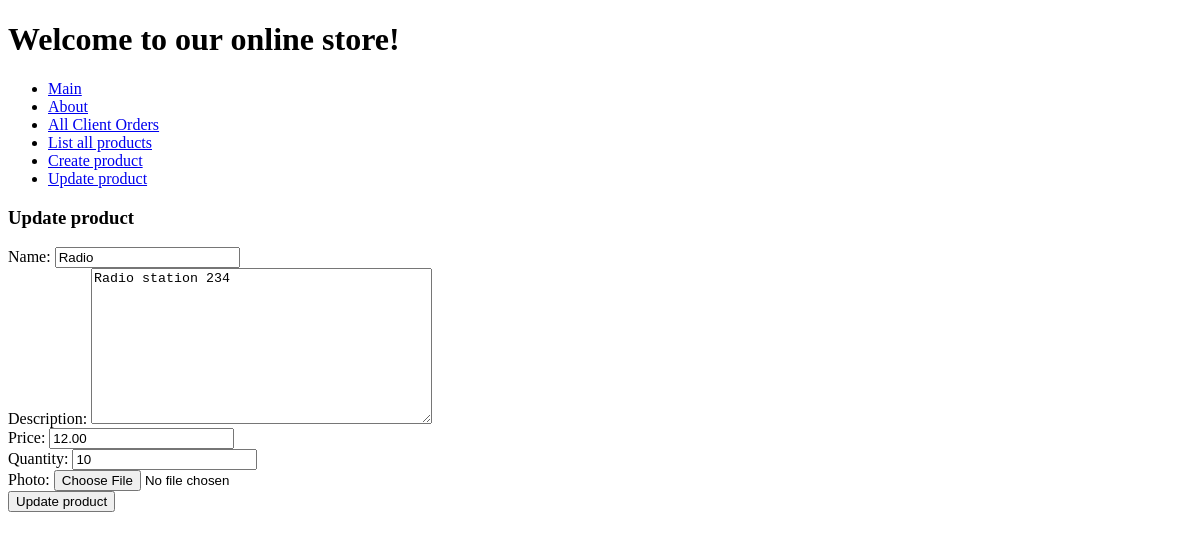
The page /product-update/3/ on the database as committed earlier.
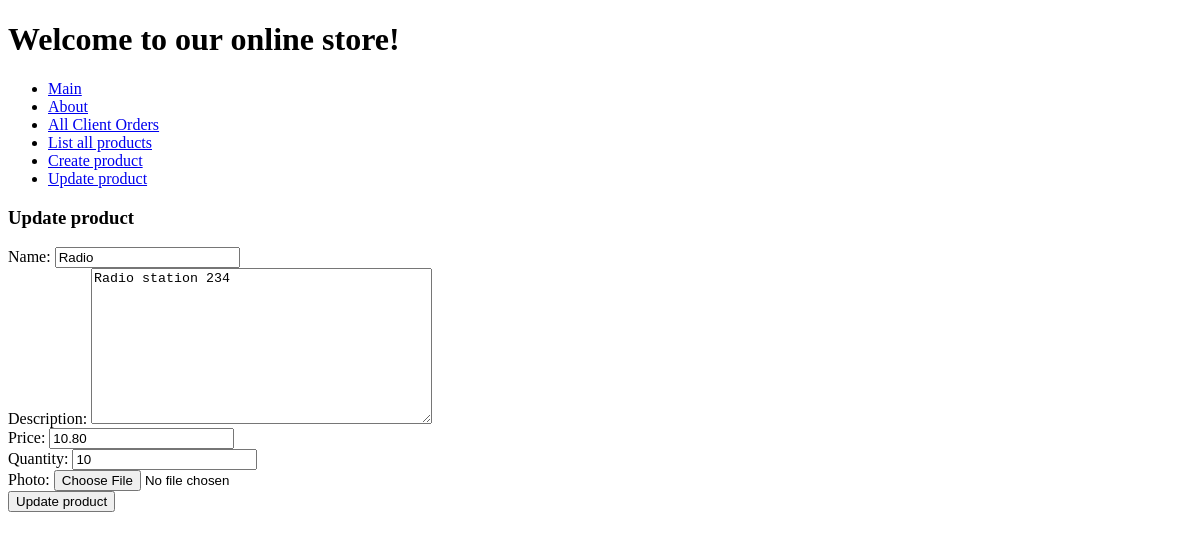
The same page on the database as committed later.
### htapp2/models.py (models this page shows, shortened)
class Product(models.Model):
    name = models.CharField(max_length=100)
    description = models.TextField(default=None)
    price = models.DecimalField(max_digits=6, decimal_places=2)
    quantity = models.IntegerField()
    created_at = models.DateTimeField(auto_now_add=True)
    photo = models.ImageField(upload_to='product_photos/', blank=True, null=True)

### htapp4/views.py (the view)
# urls.py: path('product-update/<int:product_id>/', views.product_update, name='product_update'),
def product_update(request, product_id):
    product = Product.objects.get(pk=product_id)
    if request.method == 'POST':
        form = ProductForm(request.POST, request.FILES, instance=product)
        if form.is_valid():
            form.save()
            success_message = f"Product with ID {product_id} successfully updated."
            return redirect('get_product_by_id', success_message=success_message)
    else:
        form = ProductForm(instance=product)
    return render(request, 'htapp4/product.html', {'form': form})

### htapp4/forms.py
class ProductForm(forms.ModelForm):
    class Meta:
        model = Product
        fields = ['name', 'description', 'price', 'quantity', 'photo']

### htapp4/templates/htapp4/product.html (shortened to what this page needs)
{% extends 'base.html' %}
{% block content %}
<h3>Update product</h3>
<form  method="post" enctype="multipart/form-data">
    {{ form.as_div }}
    <button type="submit">Update product</button>
</form>
{% endblock %}

Rows that differ between the two databases and show on the page:
changed Product "Radio": price "12.00" → "10.80"
